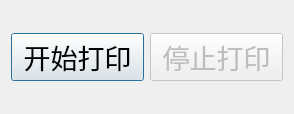
<?xml version="1.0" encoding="UTF-8"?>
<ui version="4.0">
 <class>ThreadDialog</class>
 <widget class="QDialog" name="ThreadDialog">
  <property name="geometry">
   <rect>
    <x>0</x>
    <y>0</y>
    <width>294</width>
    <height>114</height>
   </rect>
  </property>
  <property name="font">
   <font>
    <pointsize>20</pointsize>
   </font>
  </property>
  <property name="windowTitle">
   <string>ThreadDialog</string>
  </property>
  <layout class="QHBoxLayout" name="horizontalLayout">
   <item>
    <widget class="QPushButton" name="startButton">
     <property name="text">
      <string>开始打印</string>
     </property>
    </widget>
   </item>
   <item>
    <widget class="QPushButton" name="stopButton">
     <property name="enabled">
      <bool>false</bool>
     </property>
     <property name="text">
      <string>停止打印</string>
     </property>
    </widget>
   </item>
  </layout>
 </widget>
 <layoutdefault spacing="6" margin="11"/>
 <resources/>
 <connections/>
</ui>
